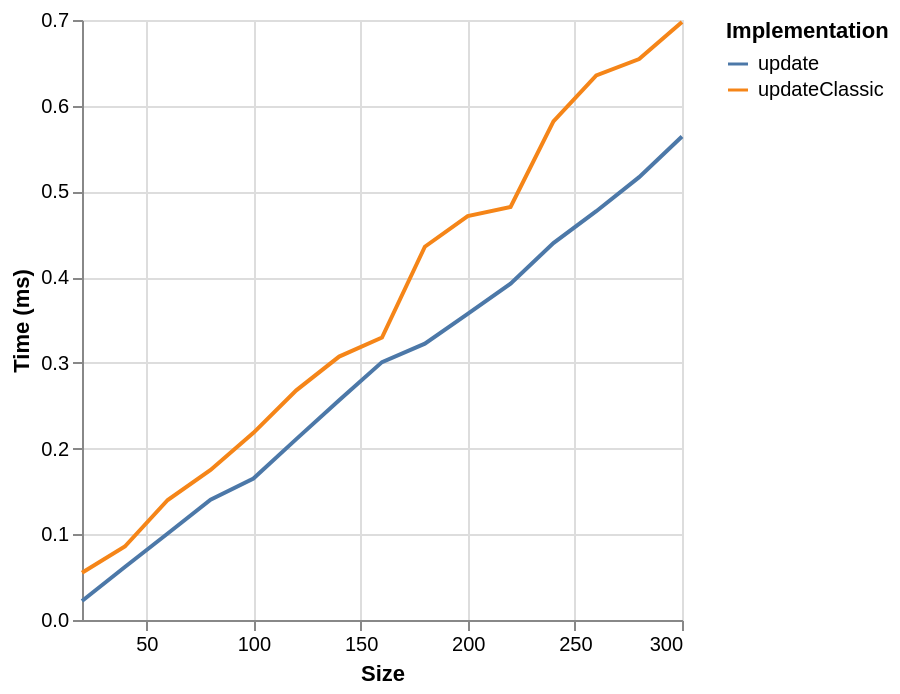

The specification (Vega-Lite) saved for this image:
### Vega-Lite specification from a JSON file in a GitHub repository (floating-point values rounded to 4 significant figures)
{"$schema": "https://vega.github.io/schema/vega-lite/v6.json", "data": {"values": [{"ms": 0.0551, "series": "updateClassic", "size": 20}, {"ms": 0.0857, "series": "updateClassic", "size": 40}, {"ms": 0.14, "series": "updateClassic", "size": 60}, {"ms": 0.1751, "series": "updateClassic", "size": 80}, {"ms": 0.2183, "series": "updateClassic", "size": 100}, {"ms": 0.2679, "series": "updateClassic", "size": 120}, {"ms": 0.3073, "series": "updateClassic", "size": 140}, {"ms": 0.3295, "series": "updateClassic", "size": 160}, {"ms": 0.4355, "series": "updateClassic", "size": 180}, {"ms": 0.4712, "series": "updateClassic", "size": 200}, {"ms": 0.4819, "series": "updateClassic", "size": 220}, {"ms": 0.5818, "series": "updateClassic", "size": 240}, {"ms": 0.6353, "series": "updateClassic", "size": 260}, {"ms": 0.6544, "series": "updateClassic", "size": 280}, {"ms": 0.6978, "series": "updateClassic", "size": 300}, {"ms": 0.0221, "series": "update", "size": 20}, {"ms": 0.0619, "series": "update", "size": 40}, {"ms": 0.1009, "series": "update", "size": 60}, {"ms": 0.1404, "series": "update", "size": 80}, {"ms": 0.1651, "series": "update", "size": 100}, {"ms": 0.211, "series": "update", "size": 120}, {"ms": 0.2563, "series": "update", "size": 140}, {"ms": 0.3009, "series": "update", "size": 160}, {"ms": 0.3224, "series": "update", "size": 180}, {"ms": 0.3571, "series": "update", "size": 200}, {"ms": 0.3923, "series": "update", "size": 220}, {"ms": 0.4398, "series": "update", "size": 240}, {"ms": 0.4769, "series": "update", "size": 260}, {"ms": 0.5167, "series": "update", "size": 280}, {"ms": 0.5641, "series": "update", "size": 300}]}, "encoding": {"color": {"field": "series", "legend": {"orient": "right", "symbolLimit": 30, "title": "Implementation"}, "type": "nominal"}, "x": {"field": "size", "title": "Size", "type": "quantitative"}, "y": {"field": "ms", "title": "Time (ms)", "type": "quantitative"}}, "mark": {"point": false, "type": "line"}}
